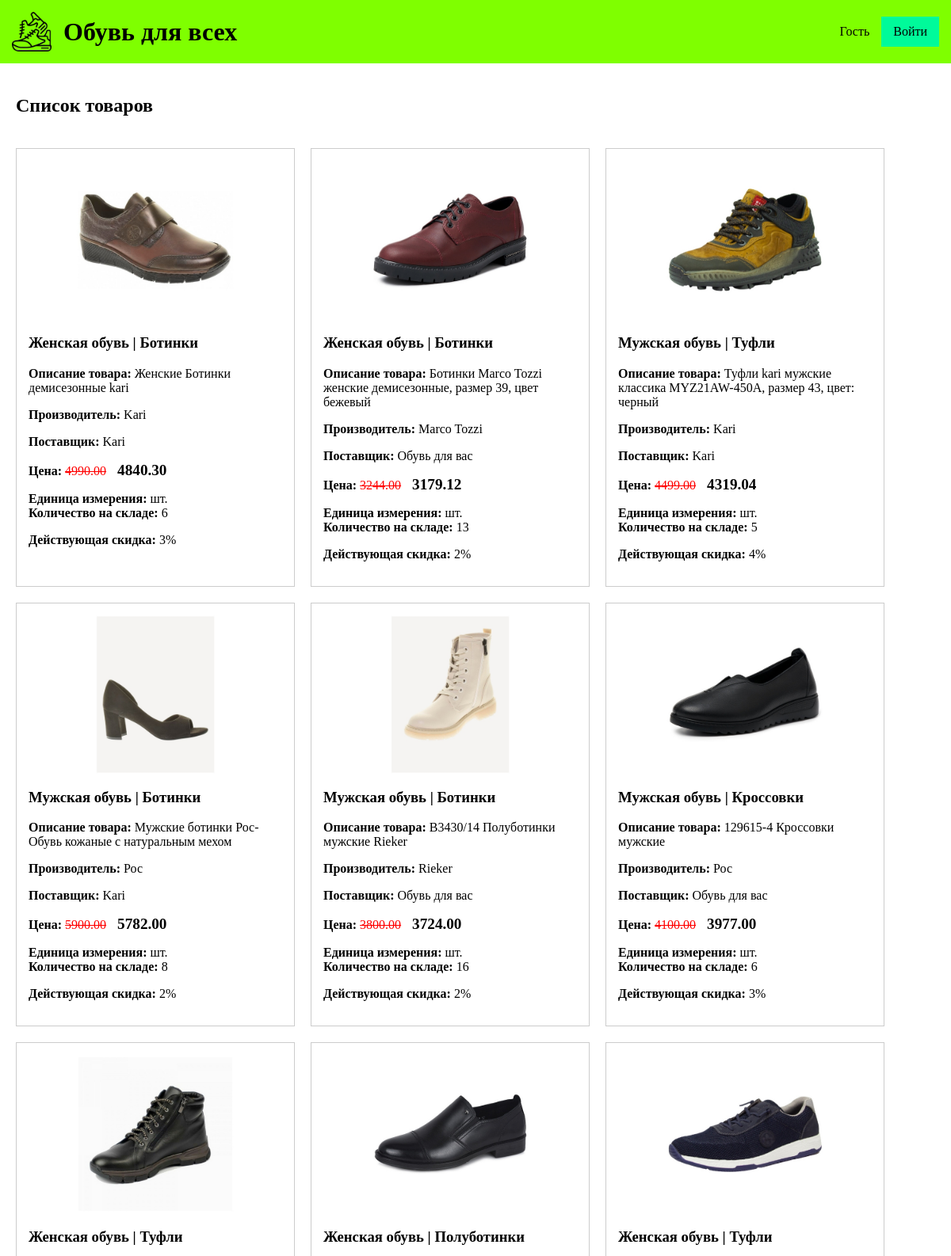
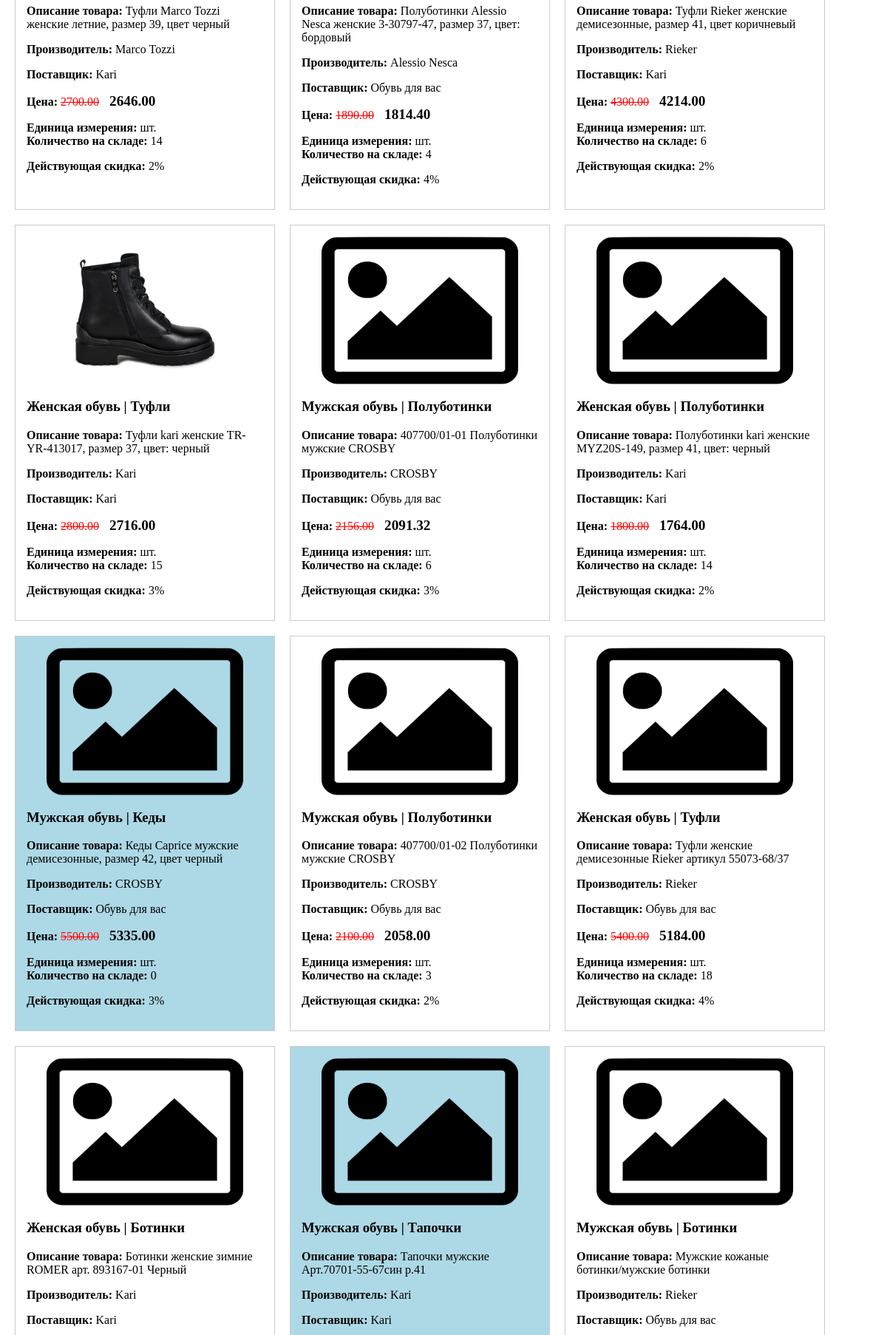
Page /catalog/ (upper part) on the committed database (2 pictures, top to bottom).
### products/models.py (models this page shows, shortened)
class Product(models.Model):
    article = models.CharField(max_length=100, unique=True, verbose_name='Артикул')
    name = models.CharField(max_length=255, verbose_name='Наименование товара')
    unit = models.CharField(max_length=50, verbose_name='Единица измерения')
    price = models.DecimalField(max_digits=10, decimal_places=2, verbose_name='Цена')
    supplier = models.CharField(max_length=255, verbose_name='Поставщик')
    manufacturer = models.CharField(max_length=255, verbose_name='Производитель')
    category = models.CharField(max_length=255, verbose_name='Категория товара')
    discount = models.IntegerField(default=0, verbose_name='Действующая скидка (%)')
    stock = models.IntegerField(default=0, verbose_name='Кол-во на складе')
    description = models.TextField(verbose_name='Описание товара')
    image = models.ImageField(upload_to='products/', null=True, blank=True, verbose_name='Фото')
    @property
    def final_price(self):
        if self.discount > 0:
            discount_amount = (self.price * self.discount) / 100
            return round(self.price - discount_amount, 2)
        return self.price

### products/views.py (the view, shortened to what this page needs)
# urls.py: path('', views.product_list, name='product_list'),
def product_list(request):
    products = Product.objects.all()
    suppliers = Product.objects.exclude(supplier='').values_list('supplier', flat=True).distinct()
    if request.headers.get('X-Requested-With') == 'XMLHttpRequest':
        return render(request, 'products/product_cards.html', {'products': products})
    return render(request, 'products/product_list.html', {
        'products': products,
        'suppliers': suppliers
    })

### templates/products/product_list.html (shortened to what this page needs)
{% extends 'base.html' %}
{% load static %}
{% block content %}
<div style="display: flex; justify-content: space-between; align-items: center; margin-bottom: 20px;">
    <h2>Список товаров</h2>
</div>
<div id="product-container" style="display: flex; flex-wrap: wrap; gap: 20px;">
    {% include 'products/product_cards.html' %}
</div>
{% endblock %}

### templates/products/product_cards.html (shortened to what this page needs)
{% load static %}
{% for product in products %}
    {% if product.stock == 0 %}
        <div class="product-card out-of-stock" style="border: 1px solid #ccc; padding: 15px; width: 320px;">
    {% elif product.discount > 15 %}
        <div class="product-card high-discount" style="border: 1px solid #ccc; padding: 15px; width: 320px;">
    {% else %}
        <div class="product-card" style="border: 1px solid #ccc; padding: 15px; width: 320px;">
    {% endif %}
        <div style="text-align: center; margin-bottom: 15px;">
            {% if product.image %}
                <img src="{{ product.image.url }}" alt="{{ product.name }}" style="max-width: 100%; height: 200px; object-fit: contain;">
            {% else %}
                <img src="{% static 'images/picture.png' %}" alt="Заглушка" style="max-width: 100%; height: 200px; object-fit: contain;">
            {% endif %}
        </div>
        <h3 style="margin-top: 0;">{{ product.category }} | {{ product.name }}</h3>
        <p><strong>Описание товара:</strong> {{ product.description }}</p>
        <p><strong>Производитель:</strong> {{ product.manufacturer }}</p>
        <p><strong>Поставщик:</strong> {{ product.supplier }}</p>
        <p><strong>Цена:</strong>
            {% if product.discount > 0 %}
                <span class="old-price">{{ product.price }}</span>
                <span class="new-price" style="font-weight: bold; font-size: 1.2em; margin-left: 10px;">{{ product.final_price }}</span>
            {% else %}
                <span style="font-weight: bold; font-size: 1.2em;">{{ product.price }}</span>
            {% endif %}
        </p>
        <p>
            <strong>Единица измерения:</strong> {{ product.unit }} <br>
            <strong>Количество на складе:</strong> {{ product.stock }}
        </p>
        {% if product.discount > 0 %}
            <p><strong>Действующая скидка:</strong> {{ product.discount }}%</p>
        {% endif %}
    </div>
{% empty %}
    <p>По вашему запросу ничего не найдено.</p>
{% endfor %}

### static/css/style.css (style rules this page uses)
body { font-family: 'Times New Roman', Times, serif; background-color: #FFFFFF; margin: 0; padding: 0; }
.product-card.out-of-stock { background-color: lightblue; }
.old-price { text-decoration: line-through; color: red; }
.new-price { color: black; }

### rows in the picture
Product: image (picture), category "Женская обувь", name "Ботинки", description "Женские Ботинки демисезонные kari", manufacturer "Kari", supplier "Kari", price "4990.00", final_price "4840.30", unit "шт.", stock "6", discount "3"
Product: image (picture), category "Женская обувь", name "Ботинки", description "Ботинки Marco Tozzi женские демисезонные, размер 39, цвет бежевый", manufacturer "Marco Tozzi", supplier "Обувь для вас", price "3244.00", final_price "3179.12", unit "шт.", stock "13", discount "2"
Product: image (picture), category "Мужская обувь", name "Туфли", description "Туфли kari мужские классика MYZ21AW-450A, размер 43, цвет: черный", manufacturer "Kari", supplier "Kari", price "4499.00", final_price "4319.04", unit "шт.", stock "5", discount "4"
Product: image (picture), category "Мужская обувь", name "Ботинки", description "Мужские ботинки Рос-Обувь кожаные с натуральным мехом", manufacturer "Рос", supplier "Kari", price "5900.00", final_price "5782.00", unit "шт.", stock "8", discount "2"
Product: image (picture), category "Мужская обувь", name "Ботинки", description "B3430/14 Полуботинки мужские Rieker", manufacturer "Rieker", supplier "Обувь для вас", price "3800.00", final_price "3724.00", unit "шт.", stock "16", discount "2"
Product: image (picture), category "Мужская обувь", name "Кроссовки", description "129615-4 Кроссовки мужские", manufacturer "Рос", supplier "Обувь для вас", price "4100.00", final_price "3977.00", unit "шт.", stock "6", discount "3"
Product: image (picture), category "Женская обувь", name "Туфли", description "Туфли Marco Tozzi женские летние, размер 39, цвет черный", manufacturer "Marco Tozzi", supplier "Kari", price "2700.00", final_price "2646.00", unit "шт.", stock "14", discount "2"
Product: image (picture), category "Женская обувь", name "Полуботинки", description "Полуботинки Alessio Nesca женские 3-30797-47, размер 37, цвет: бордовый", manufacturer "Alessio Nesca", supplier "Обувь для вас", price "1890.00", final_price "1814.40", unit "шт.", stock "4", discount "4"
Product: image (picture), category "Женская обувь", name "Туфли", description "Туфли Rieker женские демисезонные, размер 41, цвет коричневый", manufacturer "Rieker", supplier "Kari", price "4300.00", final_price "4214.00", unit "шт.", stock "6", discount "2"
Product: image (picture), category "Женская обувь", name "Туфли", description "Туфли kari женские TR-YR-413017, размер 37, цвет: черный", manufacturer "Kari", supplier "Kari", price "2800.00", final_price "2716.00", unit "шт.", stock "15", discount "3"
Product: category "Мужская обувь", name "Полуботинки", description "407700/01-01 Полуботинки мужские CROSBY", manufacturer "CROSBY", supplier "Обувь для вас", price "2156.00", final_price "2091.32", unit "шт.", stock "6", discount "3"
Product: category "Женская обувь", name "Полуботинки", description "Полуботинки kari женские MYZ20S-149, размер 41, цвет: черный", manufacturer "Kari", supplier "Kari", price "1800.00", final_price "1764.00", unit "шт.", stock "14", discount "2"
Product: category "Мужская обувь", name "Кеды", description "Кеды Caprice мужские демисезонные, размер 42, цвет черный", manufacturer "CROSBY", supplier "Обувь для вас", price "5500.00", final_price "5335.00", unit "шт.", stock "0", discount "3"
Product: category "Мужская обувь", name "Полуботинки", description "407700/01-02 Полуботинки мужские CROSBY", manufacturer "CROSBY", supplier "Обувь для вас", price "2100.00", final_price "2058.00", unit "шт.", stock "3", discount "2"
Product: category "Женская обувь", name "Туфли", description "Туфли женские демисезонные Rieker артикул 55073-68/37", manufacturer "Rieker", supplier "Обувь для вас", price "5400.00", final_price "5184.00", unit "шт.", stock "18", discount "4"
Product: category "Женская обувь", name "Ботинки", description "Ботинки женские зимние ROMER арт. 893167-01 Черный", manufacturer "Kari", supplier "Kari"
Product: category "Мужская обувь", name "Тапочки", description "Тапочки мужские Арт.70701-55-67син р.41", manufacturer "Kari", supplier "Kari"
Product: category "Мужская обувь", name "Ботинки", description "Мужские кожаные ботинки/мужские ботинки", manufacturer "Rieker", supplier "Обувь для вас"
